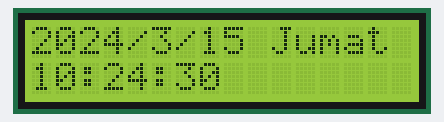
A sketch run on a simulated Arduino Uno, built with avr-gcc and run on an emulated ATmega328P. Shown: 16×2 character LCD. The local clock reads 2024-03-15 10:24:30 at power-on unless the sketch sets it; what the sketch prints to the serial monitor is not drawn.

Above: at 0.2 s.
At 4.3 s:
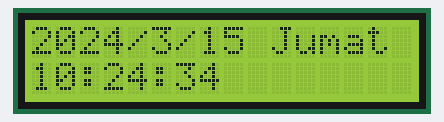
At 9.5 s:
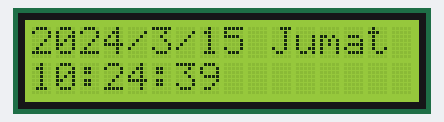
At 18.8 s:
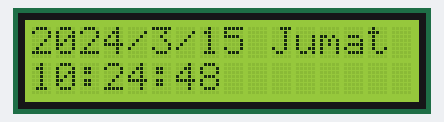
At 28.2 s:
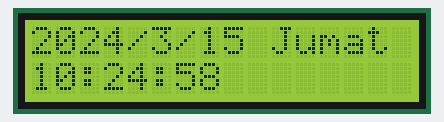
At 38.5 s:
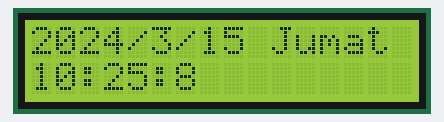

Measured:
- what the display in image 1 shows lasts 1.1 s, from 4.2 s to 5.3 s

The sketch:

5_RTC.ino
```cpp
#include "RTClib.h"
#include <Wire.h>
#include <LiquidCrystal_I2C.h>

RTC_DS3231 rtc;
LiquidCrystal_I2C lcd(0x27, 16, 2);

char daysOfTheWeek[7][12] = { "Minggu", "Senin", "Selasa", "Rabu", "Kamis", "Jumat", "Sabtu" };

void setup() {
  Serial.begin(9600);
  lcd.init();
  lcd.backlight();
  if (!rtc.begin()) {
    Serial.println("Couldn't find RTC");
    Serial.flush();
    while (1);
  }

  if (rtc.lostPower()) {
    Serial.println("RTC lost power, let's set the time!");
    rtc.adjust(DateTime(F(__DATE__), F(__TIME__)));
  }
}

void loop() {
  DateTime now = rtc.now();

  Serial.print(now.year());
  Serial.print('/');
  Serial.print(now.month());
  Serial.print('/');
  Serial.print(now.day());
  Serial.print(" (");
  Serial.print(daysOfTheWeek[now.dayOfTheWeek()]);
  Serial.print(") ");
  Serial.print(now.hour());
  Serial.print(':');
  Serial.print(now.minute());
  Serial.print(':');
  Serial.print(now.second());
  Serial.println();

  lcd.setCursor(0, 0);
  lcd.print(now.year());
  lcd.print('/');
  lcd.print(now.month());
  lcd.print('/');
  lcd.print(now.day());
  lcd.setCursor(10, 0);
  lcd.print(daysOfTheWeek[now.dayOfTheWeek()]);
  lcd.setCursor(0, 1);
  lcd.print("          ");
  lcd.setCursor(0, 1);
  lcd.print(now.hour());
  lcd.print(':');
  lcd.print(now.minute());
  lcd.print(':');
  lcd.print(now.second());
  delay(1000);
}
```
